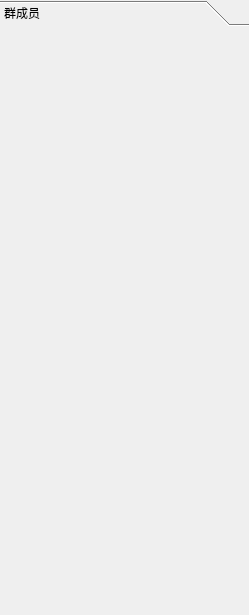
<?xml version="1.0" encoding="UTF-8"?>
<ui version="4.0">
 <class>DialogList</class>
 <widget class="QWidget" name="DialogList">
  <property name="geometry">
   <rect>
    <x>0</x>
    <y>0</y>
    <width>249</width>
    <height>615</height>
   </rect>
  </property>
  <property name="sizeIncrement">
   <size>
    <width>50</width>
    <height>550</height>
   </size>
  </property>
  <property name="windowTitle">
   <string>Form</string>
  </property>
  <layout class="QVBoxLayout" name="verticalLayout">
   <property name="spacing">
    <number>0</number>
   </property>
   <property name="leftMargin">
    <number>0</number>
   </property>
   <property name="topMargin">
    <number>0</number>
   </property>
   <property name="rightMargin">
    <number>0</number>
   </property>
   <property name="bottomMargin">
    <number>0</number>
   </property>
   <item>
    <widget class="QToolBox" name="toolBox">
     <property name="currentIndex">
      <number>0</number>
     </property>
     <widget class="QWidget" name="page">
      <property name="geometry">
       <rect>
        <x>0</x>
        <y>0</y>
        <width>249</width>
        <height>586</height>
       </rect>
      </property>
      <attribute name="label">
       <string>群成员</string>
      </attribute>
      <layout class="QVBoxLayout" name="VLayout">
       <property name="spacing">
        <number>0</number>
       </property>
       <property name="leftMargin">
        <number>0</number>
       </property>
       <property name="topMargin">
        <number>0</number>
       </property>
       <property name="rightMargin">
        <number>0</number>
       </property>
       <property name="bottomMargin">
        <number>0</number>
       </property>
      </layout>
     </widget>
    </widget>
   </item>
  </layout>
 </widget>
 <resources/>
 <connections/>
</ui>
